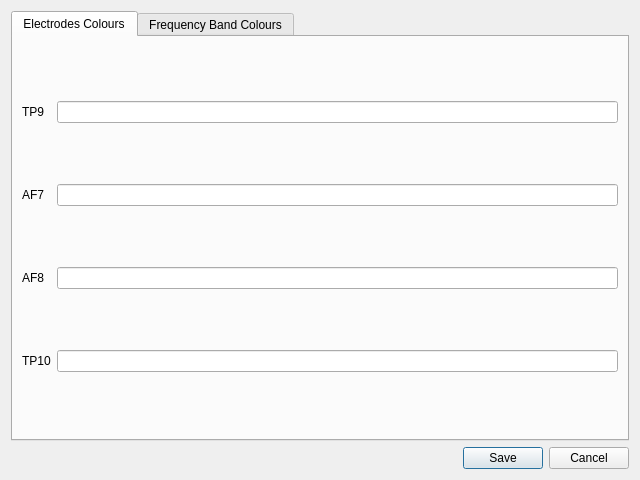
<?xml version="1.0" encoding="UTF-8"?>
<ui version="4.0">
 <class>Dialog</class>
 <widget class="QDialog" name="Dialog">
  <property name="geometry">
   <rect>
    <x>0</x>
    <y>0</y>
    <width>640</width>
    <height>480</height>
   </rect>
  </property>
  <property name="windowTitle">
   <string>Settings</string>
  </property>
  <property name="windowIcon">
   <iconset resource="resources.qrc">
    <normaloff>:/icon/icon.svg</normaloff>:/icon/icon.svg</iconset>
  </property>
  <property name="autoFillBackground">
   <bool>false</bool>
  </property>
  <layout class="QGridLayout" name="gridLayout">
   <item row="2" column="0">
    <widget class="QDialogButtonBox" name="buttonBox">
     <property name="orientation">
      <enum>Qt::Horizontal</enum>
     </property>
     <property name="standardButtons">
      <set>QDialogButtonBox::Cancel|QDialogButtonBox::Save</set>
     </property>
     <property name="centerButtons">
      <bool>false</bool>
     </property>
    </widget>
   </item>
   <item row="0" column="0">
    <widget class="QTabWidget" name="tabWidget">
     <property name="currentIndex">
      <number>0</number>
     </property>
     <widget class="QWidget" name="tab">
      <attribute name="title">
       <string>Electrodes Colours</string>
      </attribute>
      <layout class="QGridLayout" name="gridLayout_2">
       <item row="0" column="0">
        <widget class="QLabel" name="label">
         <property name="text">
          <string>TP9</string>
         </property>
        </widget>
       </item>
       <item row="4" column="0">
        <widget class="QLabel" name="label_3">
         <property name="text">
          <string>AF8</string>
         </property>
        </widget>
       </item>
       <item row="5" column="0">
        <widget class="QLabel" name="label_4">
         <property name="text">
          <string>TP10</string>
         </property>
        </widget>
       </item>
       <item row="0" column="1">
        <widget class="QLineEdit" name="tp9_colour"/>
       </item>
       <item row="1" column="0">
        <widget class="QLabel" name="label_2">
         <property name="text">
          <string>AF7</string>
         </property>
        </widget>
       </item>
       <item row="1" column="1">
        <widget class="QLineEdit" name="af7_colour"/>
       </item>
       <item row="4" column="1">
        <widget class="QLineEdit" name="af8_colour"/>
       </item>
       <item row="5" column="1">
        <widget class="QLineEdit" name="tp10_colour"/>
       </item>
      </layout>
     </widget>
     <widget class="QWidget" name="tab_2">
      <attribute name="title">
       <string>Frequency Band Colours</string>
      </attribute>
      <layout class="QGridLayout" name="gridLayout_3">
       <item row="1" column="0">
        <widget class="QLabel" name="label_5">
         <property name="text">
          <string>Gamma</string>
         </property>
        </widget>
       </item>
       <item row="3" column="0">
        <widget class="QLabel" name="label_7">
         <property name="text">
          <string>Alpha</string>
         </property>
        </widget>
       </item>
       <item row="2" column="1">
        <widget class="QLineEdit" name="beta_colour"/>
       </item>
       <item row="7" column="0">
        <widget class="QLabel" name="label_9">
         <property name="text">
          <string>Delta</string>
         </property>
        </widget>
       </item>
       <item row="1" column="1">
        <widget class="QLineEdit" name="gamma_colour"/>
       </item>
       <item row="3" column="1">
        <widget class="QLineEdit" name="alpha_colour"/>
       </item>
       <item row="2" column="0">
        <widget class="QLabel" name="label_6">
         <property name="text">
          <string>Beta</string>
         </property>
        </widget>
       </item>
       <item row="4" column="0">
        <widget class="QLabel" name="label_8">
         <property name="text">
          <string>Theta</string>
         </property>
        </widget>
       </item>
       <item row="4" column="1">
        <widget class="QLineEdit" name="theta_colour"/>
       </item>
       <item row="7" column="1">
        <widget class="QLineEdit" name="delta_colour"/>
       </item>
      </layout>
     </widget>
    </widget>
   </item>
  </layout>
 </widget>
 <resources>
  <include location="resources.qrc"/>
 </resources>
 <connections>
  <connection>
   <sender>buttonBox</sender>
   <signal>accepted()</signal>
   <receiver>Dialog</receiver>
   <slot>accept()</slot>
   <hints>
    <hint type="sourcelabel">
     <x>248</x>
     <y>254</y>
    </hint>
    <hint type="destinationlabel">
     <x>157</x>
     <y>274</y>
    </hint>
   </hints>
  </connection>
  <connection>
   <sender>buttonBox</sender>
   <signal>rejected()</signal>
   <receiver>Dialog</receiver>
   <slot>reject()</slot>
   <hints>
    <hint type="sourcelabel">
     <x>316</x>
     <y>260</y>
    </hint>
    <hint type="destinationlabel">
     <x>286</x>
     <y>274</y>
    </hint>
   </hints>
  </connection>
 </connections>
</ui>
